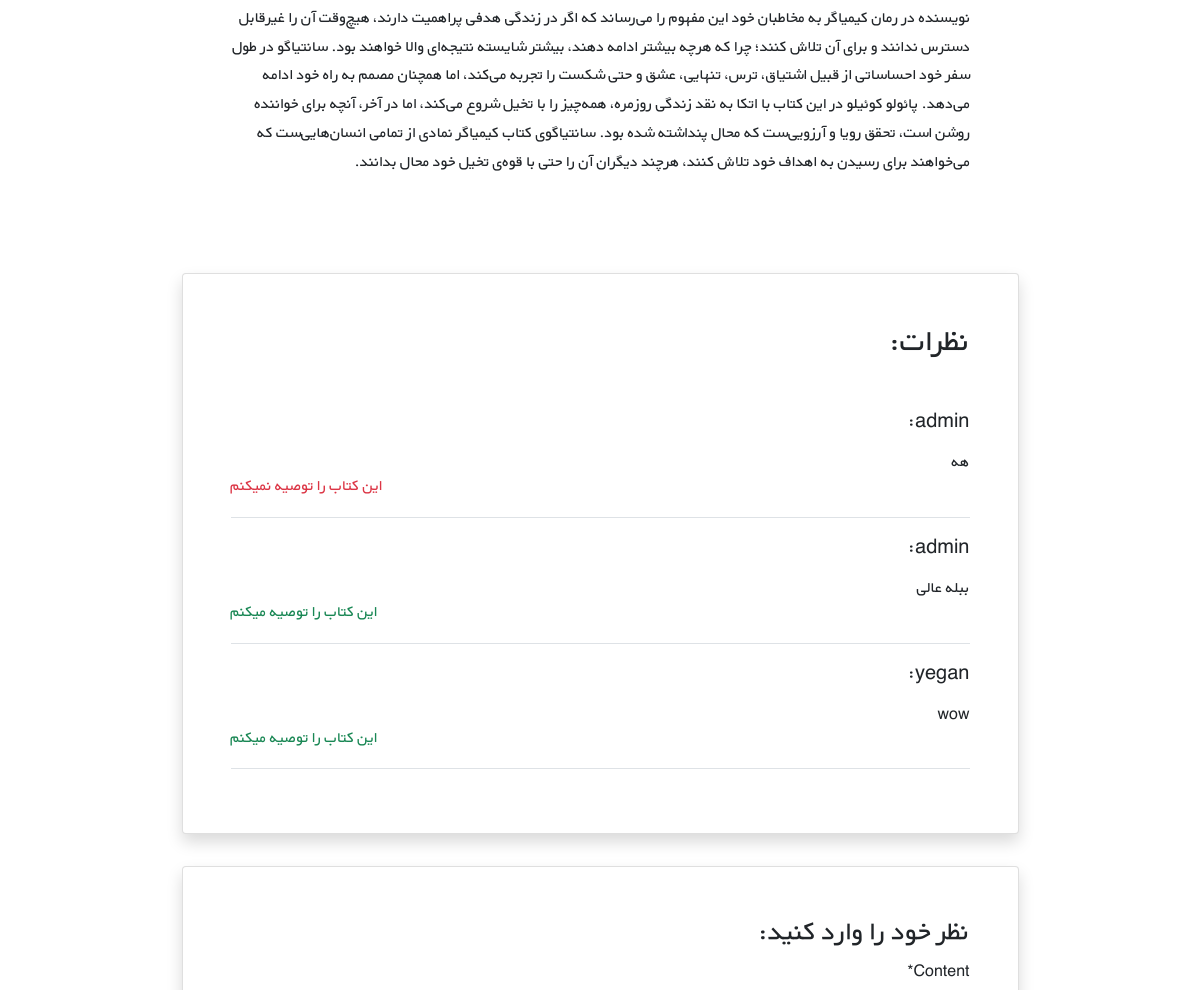
The page /books/8/ (middle part) on the database as committed earlier.
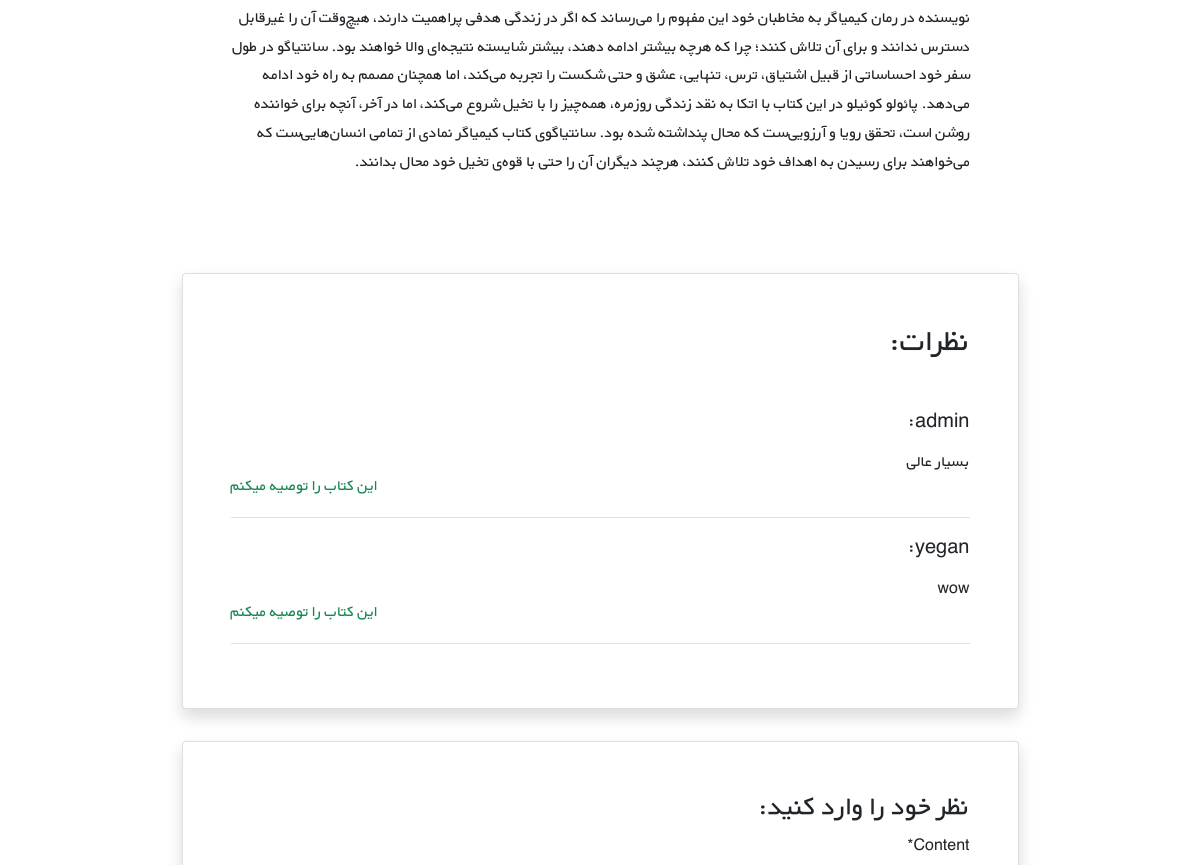
The same page on the database as committed later.
### books/models.py (models this page shows, shortened)
class BaseModel(models.Model):
    created_at = models.DateTimeField(auto_now_add=True)
    updated_at = models.DateTimeField(auto_now=True)
    class Meta:
        abstract = True

class Book(BaseModel):
    class Meta:
        verbose_name = 'Book'
        verbose_name_plural = 'Books'
    user = models.ForeignKey(get_user_model(), on_delete=models.CASCADE)
    title = models.CharField(max_length=200)
    author = models.CharField(max_length=200)
    description = models.TextField()
    price = models.DecimalField(max_digits=8, decimal_places=2)
    cover = models.ImageField(upload_to='covers/', blank=True)

class Comment(BaseModel):
    class Meta:
        verbose_name_plural = 'comments'
    user = models.ForeignKey(get_user_model(), on_delete=models.CASCADE)
    content = models.TextField()
    book = models.ForeignKey(Book, on_delete=models.CASCADE, related_name='comments')
    recommended = models.BooleanField(default=True)
    is_active = models.BooleanField(default=True)

### accounts/models.py (models this page shows)
class CustomUser(AbstractUser):
    email = models.EmailField(unique=True, blank=False, null=False)
    age = models.PositiveIntegerField(null=True, blank=True)

### books/views.py (the view)
# urls.py: path('<int:pk>/', views.book_detail_view, name='book_detail'),
def book_detail_view(request, pk):
    book = get_object_or_404(Book, pk=pk)
    comments = book.comments.filter(is_active=True).order_by('-created_at')
    if request.method == 'POST':
        if request.user.is_authenticated:
            comment_form = CommentForm(request.POST)
            if comment_form.is_valid():
                new_comment = comment_form.save(commit=False)
                new_comment.book = book
                new_comment.user = request.user
                new_comment.save()
                return redirect('book_detail', pk=book.pk)
        else:
            comment_form = CommentForm()
    else:
        comment_form = CommentForm()
    return render(request, 'books/book_detail.html', {
        'book': book,
        'comments': comments,
        'comment_form': comment_form
    })

### books/templates/books/book_detail.html (shortened to what this page needs)
{% extends '_base.html' %}
{% load static %}
{% load crispy_forms_tags %}
{% block content %}
    <div class="container mt-5" dir="rtl">
        <div class="">
            <div class="">
                <div class="d-flex justify-content-center">
                    <div class="my-3 p-5 w-sm-75 w-100">
                        {{ book.description |linebreaks }}
                    </div>
                </div>
                <div class="d-flex justify-content-center">
                    <div class="card shadow my-3 p-5 w-sm-75 w-100">
                        <h2 class="mb-5">نظرات:</h2>
                        {% for comment in comments %}
                            <div class="border-bottom mb-3">
                                <h5 class="mb-3">{{ comment.user.username }}:</h5>
                                <div class="float-start mt-4">
                                    {% if comment.recommended %}
                                        <p class="text-success">این کتاب را توصیه میکنم</p>
                                    {% else %}
                                        <p class="text-danger">این کتاب را توصیه نمیکنم</p>
                                    {% endif %}</div>
                                <p> {{ comment.content }}</p>
                            </div>
                        {% endfor %}
                    </div>
                </div>
                <div class="d-flex justify-content-center">
                    <div class="card shadow my-3 p-5 w-sm-75 w-100">
                        <h3>نظر خود را وارد کنید:</h3>
                        <form method="POST">
                            {{ comment_form|crispy }}
                        </form>
                    </div>
                </div>
            </div>
        </div>
    </div>
{% endblock %}

### templates/_base.html (shortened to what this page needs)
{% load static %}
<!DOCTYPE html>
<html lang="en">
<head>
    <link rel="stylesheet" href="https://cdnjs.cloudflare.com/ajax/libs/font-awesome/4.7.0/css/font-awesome.min.css">
    <link href="https://cdn.jsdelivr.net/npm/bootstrap@5.1.3/dist/css/bootstrap.min.css" rel="stylesheet"
>
    <link rel="stylesheet" href="{% static 'css/style.css' %}">
</head>
<body>
{% block content %}
{% endblock %}
</body>
</html>

### static/css/style.css (style rules this page uses)
* { font-family: 'BYekan', sans-serif; line-height: 1.8rem; }
@media (min-width: 576px) { .w-sm-75 { width: 75%!important; } }

Rows that differ between the two databases and show on the page:
removed Comment: user.username "admin", recommended "این کتاب را توصیه نمیکنم", content "هه"
removed Comment: user.username "admin", recommended "این کتاب را توصیه میکنم", content "ببله عالی"
added Comment: user.username "admin", recommended "این کتاب را توصیه میکنم", content "بسیار عالی"
